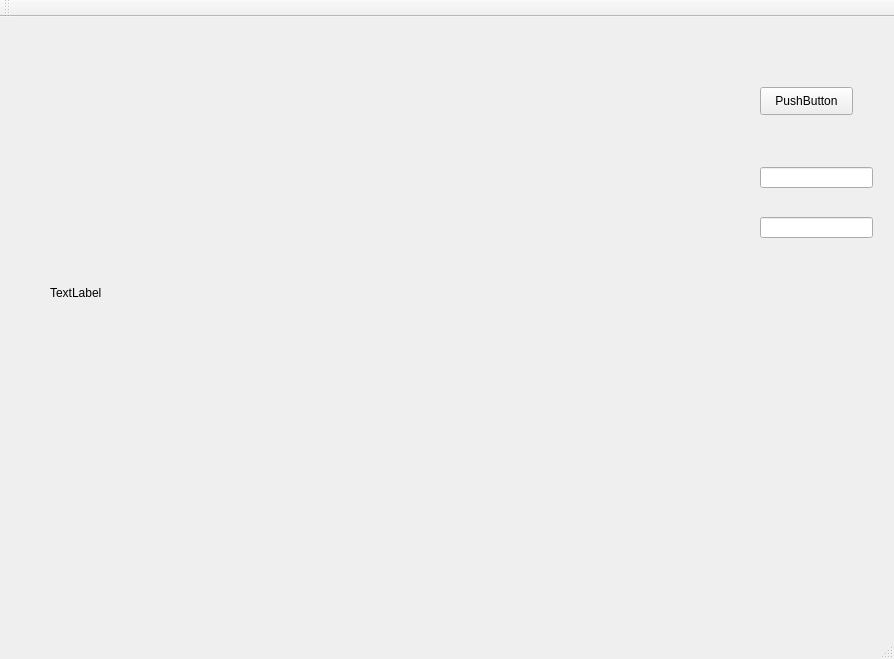
<?xml version="1.0" encoding="UTF-8"?>
<ui version="4.0">
 <class>MainWindow</class>
 <widget class="QMainWindow" name="MainWindow">
  <property name="geometry">
   <rect>
    <x>0</x>
    <y>0</y>
    <width>894</width>
    <height>659</height>
   </rect>
  </property>
  <property name="windowTitle">
   <string>MainWindow</string>
  </property>
  <widget class="QWidget" name="centralWidget">
   <widget class="QWidget" name="widget" native="true">
    <property name="geometry">
     <rect>
      <x>20</x>
      <y>10</y>
      <width>721</width>
      <height>561</height>
     </rect>
    </property>
    <widget class="QLabel" name="label">
     <property name="geometry">
      <rect>
       <x>30</x>
       <y>30</y>
       <width>651</width>
       <height>471</height>
      </rect>
     </property>
     <property name="text">
      <string>TextLabel</string>
     </property>
    </widget>
   </widget>
   <widget class="QPushButton" name="pushButton">
    <property name="geometry">
     <rect>
      <x>760</x>
      <y>70</y>
      <width>93</width>
      <height>28</height>
     </rect>
    </property>
    <property name="text">
     <string>PushButton</string>
    </property>
   </widget>
   <widget class="QLineEdit" name="lineEdit_path">
    <property name="geometry">
     <rect>
      <x>760</x>
      <y>150</y>
      <width>113</width>
      <height>21</height>
     </rect>
    </property>
   </widget>
   <widget class="QLineEdit" name="lineEdit_FileName">
    <property name="geometry">
     <rect>
      <x>760</x>
      <y>200</y>
      <width>113</width>
      <height>21</height>
     </rect>
    </property>
   </widget>
  </widget>
  <widget class="QMenuBar" name="menuBar">
   <property name="geometry">
    <rect>
     <x>0</x>
     <y>0</y>
     <width>894</width>
     <height>26</height>
    </rect>
   </property>
  </widget>
  <widget class="QToolBar" name="mainToolBar">
   <attribute name="toolBarArea">
    <enum>TopToolBarArea</enum>
   </attribute>
   <attribute name="toolBarBreak">
    <bool>false</bool>
   </attribute>
  </widget>
  <widget class="QStatusBar" name="statusBar"/>
 </widget>
 <layoutdefault spacing="6" margin="11"/>
 <resources/>
 <connections/>
</ui>
